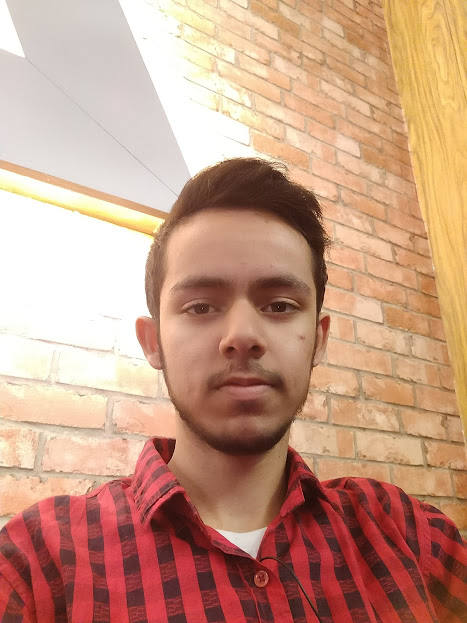
#> input picture images/2.jpg, 467 x 623 px
$ python -i face.py   (imports and definitions only)
#> lines starting #> are read from the running program, lines starting #| are printed output that depends on the picture
#> further down, picture is the input picture: shape (623, 467, 3); mean B, G, R 131.6, 154.3, 198.8
import numpy as np
import cv2
import os
import matplotlib.pyplot as plt

people = ["", "Emilia Clarke", "Aaditya Vikram", "Kit Harrington", "Nikolaj Coster Waldau", "Peter Dinklage"]

def detect(img):
    gray = cv2.cvtColor(img, cv2.COLOR_BGR2GRAY)
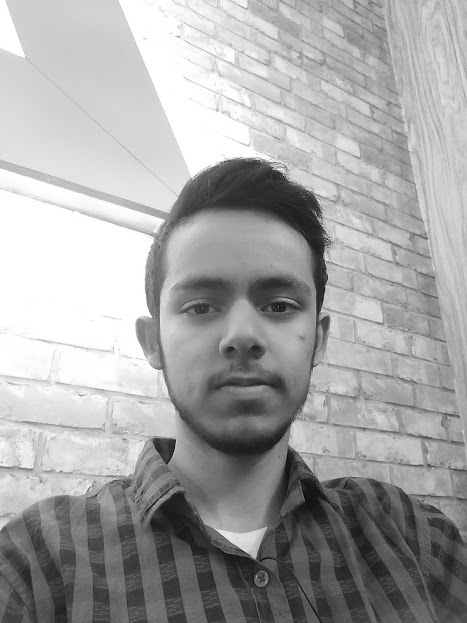
#> gray: shape (623, 467); min 8, max 255, mean 165.1
    gray = cv2.resize(gray, (550, 550))
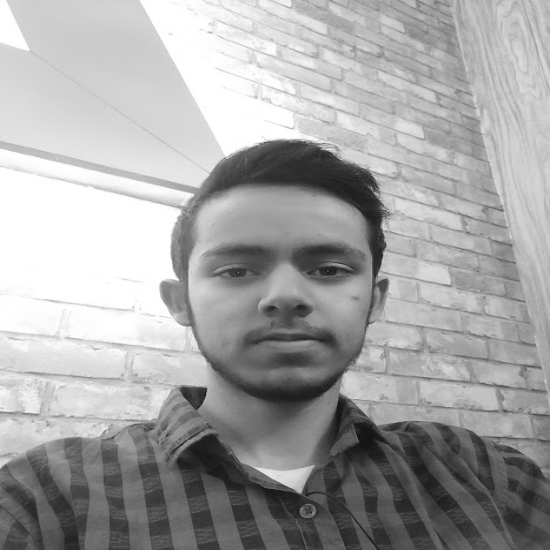
#> gray: shape (550, 550); min 12, max 255, mean 164.9
    # cascade = cv2.CascadeClassifier('lbpcascade_frontalface.xml')
    cascade = cv2.CascadeClassifier('haarcascade_frontalface_alt.xml')
    faces = cascade.detectMultiScale(gray, scaleFactor=1.5, minNeighbors=5)
#> faces = [[169, 172, 228, 228]]
    if len(faces) == 0:
        return None, None
    (x, y, w, h) = faces[0]
#> x = 169; y = 172; w = 228; h = 228
    return gray[y:y+w, x:x+h], faces[0]

def data(path):
    dir = os.listdir(path)
    faces = []
    labels = []
    for name in dir:
        if not name.startswith("s"):
            continue
        label = int(name.replace("s", ""))
        path_new = path + "/" +name
        people_name = os.listdir(path_new)
        for people in people_name:
            if people.startswith("."):
                continue
            image_path = path_new + "/" + people
            img = cv2.imread(image_path)
            print("processing....")
            # cv2.imshow('image', img)
            cv2.waitKey(100)

            face, rect = detect(img)

            if face is not None:
                faces.append(face)
                labels.append(label)

    cv2.destroyAllWindows()
    cv2.waitKey(1)
    cv2.destroyAllWindows()

    return faces, labels, people_name

# [1 line that did not run here, left out]

#print(np.array(labels))

# [3 lines not run here, left out]

face_recog = cv2.face.LBPHFaceRecognizer_create()
# [3 lines not run here, left out]

>>> import cv2
>>> picture = cv2.imread('images/2.jpg')
>>> result = detect(picture)
